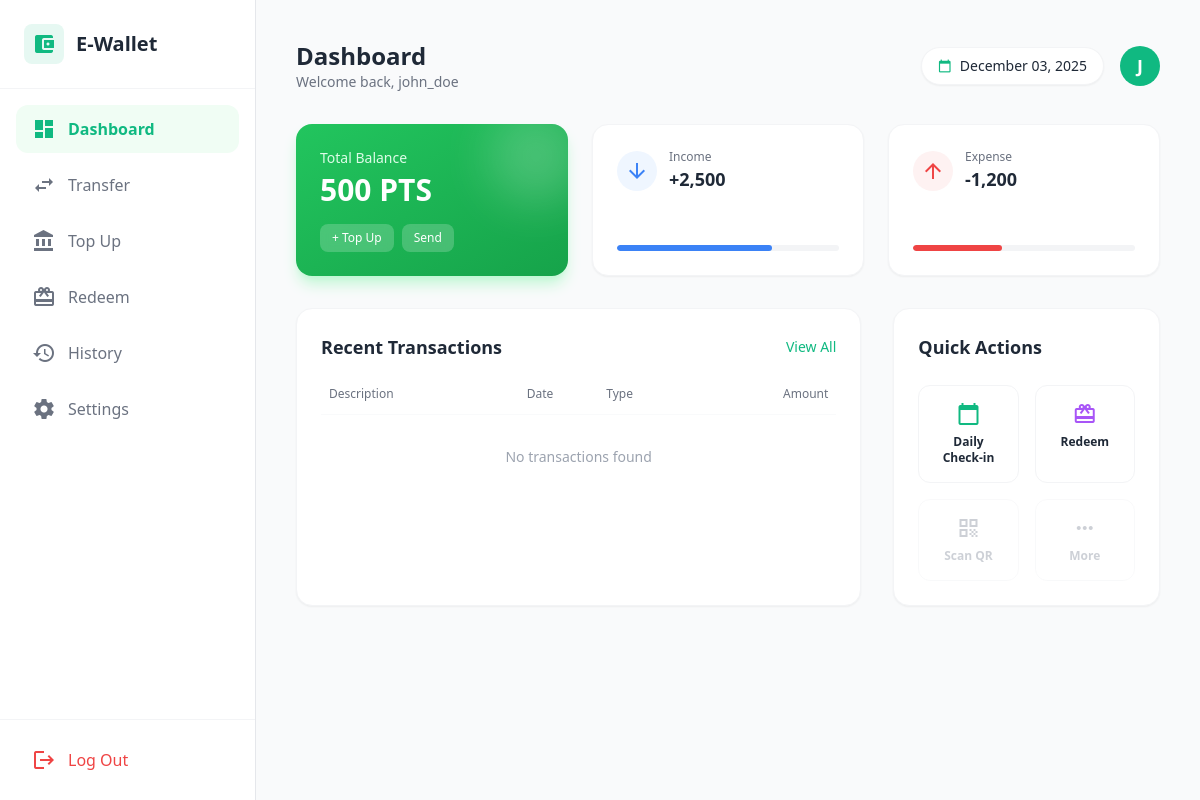
/dashboard.php (signed in), run on the app's committed database.
### tables this page shows
CREATE TABLE IF NOT EXISTS users (
    id INT AUTO_INCREMENT PRIMARY KEY,
    username VARCHAR(50) NOT NULL UNIQUE,
    email VARCHAR(100) NOT NULL UNIQUE,
    password VARCHAR(255) NOT NULL,
    points INT DEFAULT 0,
    last_checkin DATE DEFAULT NULL,
    created_at TIMESTAMP DEFAULT CURRENT_TIMESTAMP
);

### dashboard.php (the view, shortened to what this page needs)
<?php
require('config.php');
$stmt = $pdo->prepare("SELECT * FROM users WHERE id = ?");
$stmt->execute([$_SESSION['user_id']]);
$user = $stmt->fetch();
$stmt = $pdo->prepare("SELECT * FROM transactions WHERE user_id = ? ORDER BY created_at DESC LIMIT 5");
$stmt->execute([$_SESSION['user_id']]);
$recent_transactions = $stmt->fetchAll();
?>
<!DOCTYPE html>
<html lang="en">
<head>
    <script src="https://cdn.tailwindcss.com"></script>
</head>
<body class="bg-gray-50 min-h-screen font-sans">
    <?php include 'sidebar.php'; ?>
    <div class="md:ml-64 p-6 md:p-10">
        <div class="flex justify-between items-center mb-8">
            <div>
                <h1 class="text-2xl font-bold text-dark">Dashboard</h1>
                <p class="text-secondary text-sm">Welcome back, <?php echo htmlspecialchars($user['username']); ?></p>
            </div>
            <div class="flex items-center gap-4">
                <div class="hidden md:flex items-center gap-2 bg-white px-4 py-2 rounded-full shadow-sm border border-gray-100">
                    <span class="material-icons text-primary text-sm">calendar_today</span>
                    <span class="text-sm font-medium text-dark"><?php echo date('F d, Y'); ?></span>
                </div>
                <div class="w-10 h-10 rounded-full bg-primary text-white flex items-center justify-center font-bold text-lg">
                    <?php echo strtoupper(substr($user['username'], 0, 1)); ?>
                </div>
            </div>
        </div>
        <div class="grid grid-cols-1 md:grid-cols-3 gap-6 mb-8">
            <div class="bg-gradient-to-br from-green-500 to-green-600 rounded-2xl p-6 text-white shadow-lg shadow-green-200 relative overflow-hidden">
                <div class="absolute top-0 right-0 -mt-4 -mr-4 w-24 h-24 bg-white/20 rounded-full blur-xl"></div>
                <div class="relative z-10">
                    <p class="text-green-100 text-sm mb-1">Total Balance</p>
                    <h2 class="text-3xl font-bold mb-4"><?php echo number_format($user['points']); ?> PTS</h2>
                    <div class="flex gap-2">
                        <a href="topup.php" class="bg-white/20 hover:bg-white/30 px-3 py-1.5 rounded-lg text-xs font-medium transition-colors backdrop-blur-sm">
                            + Top Up
                        </a>
                        <a href="transfer.php" class="bg-white/20 hover:bg-white/30 px-3 py-1.5 rounded-lg text-xs font-medium transition-colors backdrop-blur-sm">
                            Send
                        </a>
                    </div>
                </div>
            </div>
            <div class="bg-white rounded-2xl p-6 shadow-sm border border-gray-100 flex flex-col justify-between">
                <div class="flex items-center gap-3 mb-2">
                    <div class="w-10 h-10 rounded-full bg-blue-50 flex items-center justify-center">
                        <span class="material-icons text-blue-500">arrow_downward</span>
                    </div>
                    <div>
                        <p class="text-xs text-secondary">Income</p>
                        <p class="font-bold text-dark text-lg">+2,500</p>
                    </div>
                </div>
                <div class="w-full bg-gray-100 h-1.5 rounded-full overflow-hidden">
                    <div class="bg-blue-500 h-full w-[70%] rounded-full"></div>
                </div>
            </div>
            <div class="bg-white rounded-2xl p-6 shadow-sm border border-gray-100 flex flex-col justify-between">
                <div class="flex items-center gap-3 mb-2">
                    <div class="w-10 h-10 rounded-full bg-red-50 flex items-center justify-center">
                        <span class="material-icons text-red-500">arrow_upward</span>
                    </div>
                    <div>
                        <p class="text-xs text-secondary">Expense</p>
                        <p class="font-bold text-dark text-lg">-1,200</p>
                    </div>
                </div>
                <div class="w-full bg-gray-100 h-1.5 rounded-full overflow-hidden">
                    <div class="bg-red-500 h-full w-[40%] rounded-full"></div>
                </div>
            </div>
        </div>
        <div class="grid grid-cols-1 lg:grid-cols-3 gap-8">
            <div class="lg:col-span-2 bg-white rounded-2xl shadow-sm border border-gray-100 p-6">
                <div class="flex justify-between items-center mb-6">
                    <h3 class="font-bold text-dark text-lg">Recent Transactions</h3>
                    <a href="history.php" class="text-primary text-sm font-medium hover:underline">View All</a>
                </div>
                <div class="overflow-x-auto">
                    <table class="w-full text-left">
                        <thead>
                            <tr class="text-xs text-secondary border-b border-gray-50">
                                <th class="pb-3 font-medium pl-2">Description</th>
                                <th class="pb-3 font-medium">Date</th>
                                <th class="pb-3 font-medium">Type</th>
                                <th class="pb-3 font-medium text-right pr-2">Amount</th>
                            </tr>
                        </thead>
                        <tbody class="text-sm">
                            <?php if (empty($recent_transactions)): ?>
                                <tr>
                                    <td colspan="4" class="text-center py-8 text-gray-400">No transactions found</td>
                                </tr>
                            <?php endif; ?>
                        </tbody>
                    </table>
                </div>
            </div>
            <div class="bg-white rounded-2xl shadow-sm border border-gray-100 p-6 h-fit">
                <h3 class="font-bold text-dark text-lg mb-6">Quick Actions</h3>
                <div class="grid grid-cols-2 gap-4">
                    <a href="earnpoints.php" class="p-4 rounded-xl border border-gray-100 hover:border-primary hover:bg-green-50 transition-all flex flex-col items-center gap-2 group text-center">
                        <span class="material-icons text-primary group-hover:scale-110 transition-transform">calendar_today</span>
                        <span class="text-xs font-bold text-dark">Daily Check-in</span>
                    </a>
                    <a href="redeempoints.php" class="p-4 rounded-xl border border-gray-100 hover:border-purple-500 hover:bg-purple-50 transition-all flex flex-col items-center gap-2 group text-center">
                        <span class="material-icons text-purple-500 group-hover:scale-110 transition-transform">card_giftcard</span>
                        <span class="text-xs font-bold text-dark">Redeem</span>
                    </a>
                    <div class="p-4 rounded-xl border border-gray-100 flex flex-col items-center gap-2 opacity-50 cursor-not-allowed text-center">
                        <span class="material-icons text-gray-400">qr_code</span>
                        <span class="text-xs font-bold text-gray-400">Scan QR</span>
                    </div>
                    <div class="p-4 rounded-xl border border-gray-100 flex flex-col items-center gap-2 opacity-50 cursor-not-allowed text-center">
                        <span class="material-icons text-gray-400">more_horiz</span>
                        <span class="text-xs font-bold text-gray-400">More</span>
                    </div>
                </div>
            </div>
        </div>
    </div>
</body>
</html>

### data on the page
users: username "john_doe", username "J", points "500"
